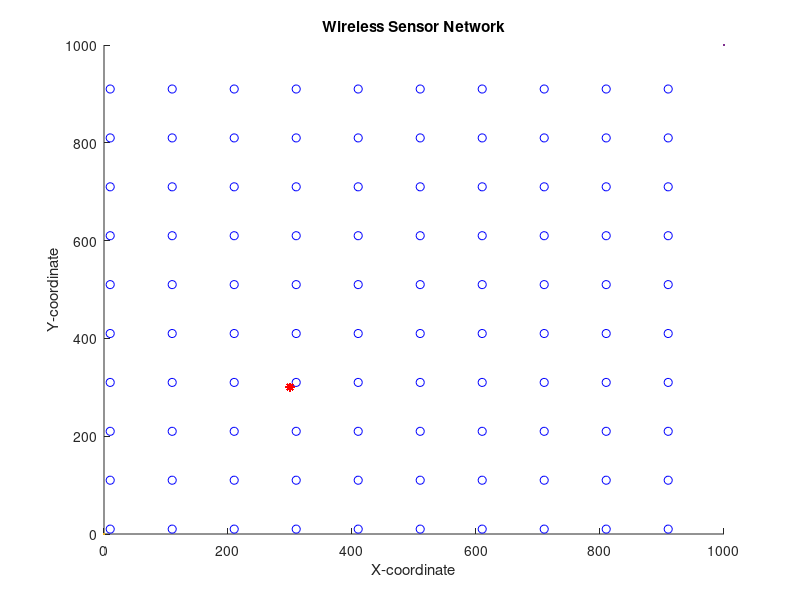

Here is the MATLAB script that generated this plot: (Note: this script raises an error after producing the figure.)
%Rishabh Barnwal%
%2020A7PS1677P%
%2023%
close all;
clear;
clc;
%%%%%%%%%%%%%%%%%%%% Network Establishment Parameters %%%%%%%%%%%%%%%%%%%%
%%% plot of Operation %%%
% Field Dimensions in meters %
% Define the grid size
x_max = 1000;
y_max = 1000;
x_min = 10;
y_min = 10;
step = 100;

% Generate the grid
x_cord = x_min:step:(x_min + (x_max - 1) * step);
y_cord = y_min:step:(y_min + (y_max - 1) * step);

x = 0; % added for better display results of the plot
y = 0; % added for better display results of the plot
% Number of Nodes in the field %
n = 100;
% Number of Dead Nodes in the beggining %
dead_nodes = 0;
% Coordinates of the Sink (location is predetermined in this simulation) %
sinkx = 300;
sinky = 300;
%%% Energy Values %%%
% Initial Energy of a Node (in Joules) %
Eo = 0.1; % units in Joules
% Energy required to run circuity (both for transmitter and receiver) %
Eelec = 50 * 10 ^ (-9); % units in Joules/bit
ETx = 50 * 10 ^ (-9); % units in Joules/bit
ERx = 50 * 10 ^ (-9); % units in Joules/bit
% Transmit Amplifier Types %
Eamp = 10 * 10 ^ (-12); % units in Joules/bit/m^2 (amount of energy spent by the amplifier to transmit the bits)
% Data Aggregation Energy %
EDA = 5 * 10 ^ (-9); % units in Joules/bit
% Size of data package %
k = 4000; % units in bits
% Suggested percentage of cluster head %
p = 0.1; % a 1 percent of the total amount of nodes used in the network is proposed to give good results
% Number of Clusters %
Ci = p * n;
% Round of Operation %
rounds = 0;
% Current Number of operating Nodes %
totalEnergy = n * Eo;
operating_nodes = n;
transmissions = 0;
temp_val = 0;
flagFirstDead = 0;
stop_flag = 0;
%%%%%%%%%%%%%%%%%%%%%%%%%%% End of Parameters %%%%%%%%%%%%%%%%%%%%%%%%%%%%
%%% Creation of the Wireless Sensor Network %%%
% Plotting the WSN %
i = 1;

while (i <= n)

    for j = 1:(x_max / step)

        for k = 1:(y_max / step)
            SN(i).x = x_cord(j); % X-axis coordinates of sensor node
            SN(i).y = y_cord(k); % Y-axis coordinates of sensor node
            i = i + 1;
        end

    end

end

for i = 1:n

    SN(i).id = i; % sensor's ID number
    SN(i).Energy = Eo; % nodes energy levels (initially set to be equal to "Eo"
    SN(i).role = 0; % node acts as normal if the value is '0', if elected as a cluster head it gets the value '1' (initially all nodes are normal)
    SN(i).cluster = 0; % the cluster which a node belongs to
    SN(i).condition = 1; % States the current condition of the node. when the node is operational its value is =1 and when dead =0
    SN(i).rop = 0; % number of rounds node was operational
    SN(i).rleft = 0; % rounds left for node to become available for Cluster Head election
    SN(i).dtch = 0; % nodes distance from the cluster head of the cluster in which he belongs
    SN(i).dts = sqrt((sinkx - SN(i).x) ^ 2 + (sinky - SN(i).y) ^ 2); % nodes distance from the sink
    SN(i).tel = 0; % states how many times the node was elected as a Cluster Head
    SN(i).rn = 0; % round node got elected as cluster head
    SN(i).chid = 0; % node ID of the cluster head which the "i" normal node belongs to
    SN(i).prob = p; % probability with which a node gets to be cluster head

    hold on;
    figure(1)
    plot(x, y, x_max, y_max, SN(i).x, SN(i).y, 'ob', sinkx, sinky, '*r');
    title 'Wireless Sensor Network';
    xlabel 'X-coordinate';
    ylabel 'Y-coordinate';

end

CHeads = 0;
CH_list = [];
firstRound = 1;
totalData = 0;
networkStatus = 1;
rad = 200;

fid = fopen('node_degree.txt', 'w');
fclose(fid);

fid = fopen('hops.txt', 'w');
fclose(fid);

fid = fopen('proximity.txt', 'w');
fclose(fid);

fid = fopen('debug.txt', 'w');
fclose(fid);

fid = fopen('diameter.txt', 'w');
fclose(fid);

%%%%%% Set-Up Phase %%%%%%
while (operating_nodes > 0 && stop_flag == 0)

    % Displays Current Round %
    rounds = rounds + 1
    remainingEnergy(rounds) = totalEnergy;

    fid = fopen('debug.txt', 'w');
    fprintf(fid, 'Operating Nodes = %d', operating_nodes);
    fclose(fid);

    % Reseting Previous Amount Of Energy Consumed In the Network on the Previous Round %
    energy = 0;

    % New list of nodes is sorted on basis of energy %
    SN = sortNodes_energy(SN, n);

    % Cluster Heads Election %
    [SN, CH_list, CHeads, firstRound] = maxE_minD_selection_new(SN, n, Ci, Eo, CH_list, CHeads, firstRound, operating_nodes);

    if (CHeads ~= 0)
        % Fixing the size of "CL" array %
        CH_list = CH_list(1:CHeads);
        CH_list = arrayfun(@(x) setfield(x, 'degree', 0), CH_list);

        % Grouping the Nodes into Clusters & caclulating the distance between node and cluster head %
        for i = 1:n

            if ((SN(i).role == 0) && (SN(i).Energy > 0)) % if node is normal

                for m = 1:CHeads
                    d(m) = sqrt((CH_list(m).x - SN(i).x) ^ 2 + (CH_list(m).y - SN(i).y) ^ 2);
                    % we calculate the distance 'd' between the sensor node that is
                    % transmitting and the cluster head that is receiving with the following equation+
                    % d=sqrt((x2-x1)^2 + (y2-y1)^2) where x2 and y2 the coordinates of
                    % the cluster head and x1 and y1 the coordinates of the transmitting node
                end

                d = d(1:CHeads); % fixing the size of "d" array
                [M, I] = min(d(:)); % finds the minimum distance of node to CH
                [Row, Col] = ind2sub(size(d), I); % displays the Cluster Number in which this node belongs too
                SN(i).cluster = Col; % assigns node to the cluster
                SN(i).dtch = d(Col); % assigns the distance of node to CH
                SN(i).chid = CH_list(Col).id;
                CH_list(Col).degree = CH_list(Col).degree + 1;
            end

        end

        % printing the degree of each CH %
        fid = fopen('node_degree.txt', 'a');
        fprintf(fid, '\nRound %d\n', rounds);

        for i = 1:CHeads

            if CH_list(i).degree < operating_nodes * 0.03
                fprintf(fid, 'Degree of CH(%d) = %d (node degree below threshold)\n', i, CH_list(i).degree);
            else
                fprintf(fid, 'Degree of CH(%d) = %d\n', i, CH_list(i).degree);
            end

        end
        fclose(fid);

        % calculating HOPS and Proximity %
        CH_list = CH_list_with_HOPS(CH_list, CHeads, rad, rounds);
        Network_Longest_Shortest_Path = calculating_lsp(CH_list, CHeads);

        fid = fopen('diameter.txt', 'a');
        fprintf(fid, '\nRound = %d, C-Heads = %d, Diamter = %d\n\n', rounds, CHeads, Network_Longest_Shortest_Path);
        fclose(fid);

        %%%%%% Steady-State Phase %%%%%%
        % Energy Dissipation for normal nodes %

        for i = 1:n

            if (SN(i).condition == 1) && (SN(i).role == 0)

                if SN(i).Energy > 0
                    ETx = Eelec * k + Eamp * k * SN(i).dtch ^ 2;
                    SN(i).Energy = SN(i).Energy - ETx;
                    energy = energy + ETx;
                    totalEnergy = totalEnergy - ETx;
                    totalData = totalData + k;

                    % Dissipation for cluster head during reception
                    if SN(SN(i).chid).Energy > 0 && SN(SN(i).chid).condition == 1 && SN(SN(i).chid).role == 1
                        ERx = (Eelec + EDA) * k;
                        energy = energy + ERx;
                        totalEnergy = totalEnergy - ERx;
                        SN(SN(i).chid).Energy = SN(SN(i).chid).Energy - ERx;

                        if SN(SN(i).chid).Energy <= 0 % if cluster heads energy depletes with reception
                            SN(SN(i).chid).condition = 0;
                            SN(SN(i).chid).rop = rounds;
                            dead_nodes = dead_nodes + 1;
                            operating_nodes = operating_nodes - 1
                        end

                    end

                end

                if SN(i).Energy <= 0 % if nodes energy depletes with transmission
                    dead_nodes = dead_nodes + 1;
                    operating_nodes = operating_nodes - 1
                    SN(i).condition = 0;
                    SN(i).chid = 0;
                    SN(i).rop = rounds;
                end

            end

        end

        % Energy Dissipation for cluster head nodes %

        for i = 1:n

            if (SN(i).condition == 1) && (SN(i).role == 1)

                if SN(i).Energy > 0
                    ETx = (Eelec + EDA) * k + Eamp * k * SN(i).dts ^ 2;
                    SN(i).Energy = SN(i).Energy - ETx;
                    energy = energy + ETx;
                    totalEnergy = totalEnergy - ETx;
                end

                if SN(i).Energy <= 0 % if cluster heads energy depletes with transmission
                    dead_nodes = dead_nodes + 1;
                    operating_nodes = operating_nodes - 1
                    SN(i).condition = 0;
                    SN(i).rop = rounds;
                end

            end

        end

    end

    % Obtaining network status %
    if operating_nodes < n && temp_val == 0
        temp_val = 1;
        flagFirstDead = rounds
        networkLiveData(networkStatus) = rounds;
        networkStatus = networkStatus + 1;
    end

    if operating_nodes <= n * 0.5 && temp_val == 1
        temp_val = 2;
        networkLiveData(networkStatus) = rounds;
        networkStatus = networkStatus + 1;
    end

    transmissions = transmissions + 1;

    if CHeads == 0 || operating_nodes < 3
        transmissions = transmissions - 1;
        stop_flag = 1;
        networkLiveData(networkStatus) = rounds;
    end

    opNodes(rounds) = operating_nodes;
    dNodes(rounds) = dead_nodes;
    cNodes(rounds) = CHeads;
    threshData(rounds) = totalData;

    if energy > 0
        nrg(transmissions) = energy;
    end

end

% Plotting Simulation Results "Operating Nodes per Round" %
figure(2)
plot(1:rounds, opNodes(1:rounds), '-b', 'Linewidth', 2);
title ({'LEACH RB DEGREE'; 'Operating Nodes per Round'; })
xlabel 'Rounds';
ylabel 'Operational Nodes';
hold on;

figure(3)
plot(1:rounds, dNodes(1:rounds), '-b', 'Linewidth', 2);
title ({'LEACH RB DEGREE'; 'Dead Nodes per Round'; })
xlabel 'Rounds';
ylabel 'Dead Nodes';
hold on;

figure(4)
plot(1:rounds, cNodes(1:rounds), '-b', 'Linewidth', 2);
title ({'LEACH RB DEGREE'; 'Clusters per Round'; })
xlabel 'Rounds';
ylabel 'Clusters';
hold on;

figure(5)
plot(1:rounds, threshData(1:rounds), '-b', 'Linewidth', 2);
title ({'LEACH RB DEGREE'; 'Threshold Data per Round'; })
xlabel 'Rounds';
ylabel 'Threshold Data';
hold on;

figure(6)
plot(1:flagFirstDead, nrg(1:flagFirstDead), '-b', 'Linewidth', 2');
title ({'LEACH RB DEGREE'; 'Energy consumed per Transmission'; })
xlabel 'Transmission';
ylabel 'Energy ( J )';
hold on;

figure(7)
bar(1:networkStatus, networkLiveData(1:networkStatus));
title ({'LEACH RB DEGREE'; 'Network Status vs Rounds'; })
xlabel 'Network Status';
ylabel 'Rounds';
hold on;

figure(8)
plot(1:rounds, remainingEnergy(1:rounds), '-b', 'Linewidth', 2');
title ({'LEACH RB DEGREE'; 'Remaining Energy per Round'; })
xlabel 'Rounds';
ylabel 'Remaining Energy';
hold on;

% sorting nodes based on energy
function S = sortNodes_energy(S, Ni)

    for i = 1:Ni

        S(i).role = 0;

        for j = 1:Ni

            if (S(j).condition == 0)
                break;
            end

            if S(i).Energy > S(j).Energy
                temp = S(i);
                S(i) = S(j);
                S(j) = temp;
            end

        end

    end

end

% using our algorithm to assign cluster heads
function [S, CH_list, CHeads, firstRound] = maxE_minD_selection_new(S, Ni, Ci, Eo, CH_list, CHeads, firstRound, operating_nodes)

    if (firstRound == 1)
        CH_list = [];
        CHeads = 0;

        for k = 1:Ci
            S(k).cluster = 0;
            S(k).role = 0;
            S(k).chid = 0;
            index = -1;
            count = 0;
            minD = 10 ^ 10;
            maxE = -1;

            % selecting cluster heads based on max energy and min distance
            for i = 1:Ni

                if (S(i).role == 1 || S(i).condition == 0)
                    continue;
                end

                distance = 0;

                for j = 1:Ni

                    if (S(j).condition == 0)
                        continue;
                    end

                    if (i ~= j)
                        distance = distance + sqrt((S(i).x - S(j).x) ^ 2 + (S(i).y - S(j).y) ^ 2);
                        count = count + 1;
                    end

                end

                if ((distance / count) <= minD && (S(i).Energy >= maxE) && (S(i).Energy >= Eo * 0.2))
                    minD = distance;
                    maxE = S(i).Energy;
                    index = i;
                end

            end

            if (index ~= -1)
                S(index).role = 1; % 1 = cluster head
                S(index).tel = S(index).tel + 1; % total number of times it became cluster head
                CHeads = CHeads + 1;
                S(index).cluster = CHeads; % cluster number this node belongs to
                CH_list(CHeads).id = S(index).id;
                CH_list(CHeads).x = S(index).x;
                CH_list(CHeads).y = S(index).y;
                CH_list(CHeads).dts = S(index).dts;
            end

        end

        firstRound
        firstRound = firstRound + 1;

    else
        temp_CH_list = [];
        temp_CHeads = 0;

        for k = 1:CHeads

            if (S(CH_list(k).id).Energy < Eo * 0.2 || CH_list(k).degree < operating_nodes * 0.03)

                S(CH_list(k).id).role = 0;
                index = -1;
                count = 0;
                minD = 10 ^ 10;
                maxE = -1;

                for i = 1:Ni

                    if (S(i).role == 1 || S(i).condition == 0 || CH_list(k).id == i)
                        continue;
                    end

                    distance = 0;

                    for j = 1:Ni

                        if (S(j).condition == 0)
                            continue;
                        end

                        if (i ~= j)
                            distance = distance + sqrt((S(i).x - S(j).x) ^ 2 + (S(i).y - S(j).y) ^ 2);
                            count = count + 1;
                        end

                    end

                    if ((distance / count) <= minD && (S(i).Energy >= maxE) && (S(i).Energy >= Eo * 0.2))
                        minD = distance;
                        maxE = S(i).Energy;
                        index = i;
                    end

                end

                if (index ~= -1)
                    S(index).role = 1; % 1 = cluster head
                    S(index).tel = S(index).tel + 1; % total number of times it became cluster head
                    S(index).cluster = k; % cluster number this node belongs to
                    CH_list(k).id = S(index).id;
                    CH_list(k).x = S(index).x;
                    CH_list(k).y = S(index).y;
                    CH_list(k).dts = S(index).dts;

                    temp_CHeads = temp_CHeads + 1;
                    temp_CH_list(temp_CHeads).id = CH_list(k).id;
                    temp_CH_list(temp_CHeads).x = CH_list(k).x;
                    temp_CH_list(temp_CHeads).y = CH_list(k).y;
                    temp_CH_list(temp_CHeads).dts = CH_list(k).dts;
                end

            else
                temp_CHeads = temp_CHeads + 1;
                temp_CH_list(temp_CHeads).id = CH_list(k).id;
                temp_CH_list(temp_CHeads).x = CH_list(k).x;
                temp_CH_list(temp_CHeads).y = CH_list(k).y;
                temp_CH_list(temp_CHeads).dts = CH_list(k).dts;
            end

        end

        CH_list = temp_CH_list;
        CHeads = temp_CHeads;
    end

end

% sorting nodes based on proximity
function proximity_list = sortNodes_dts(CH_list, proximity_list)

    if length(proximity_list) == 1
        return;
    end

    for i = 1:length(proximity_list)

        if proximity_list(i) == 0
            continue;
        end

        for j = 1:length(proximity_list)

            if proximity_list(j) == 0
                continue;
            end

            if CH_list(proximity_list(i)).dts > CH_list(proximity_list(j)).dts
                temp = proximity_list(i);
                proximity_list(i) = proximity_list(j);
                proximity_list(j) = temp;
            end

        end

    end

end

% index finding function
function bool = is_found(proximity, index)

    bool = 0;

    for i = 1:length(proximity)

        if (proximity(i) == index)
            bool = 1;
            break;
        end

    end

end

% function to calculate proximity for CHs
function CH_list = CH_list_with_proximity(CH_list, CHeads, rad, rounds)

    CH_list = arrayfun(@(x) setfield(x, 'proximity', []), CH_list);

    % assinging the index of sink as 0 to the proximity list of each CH if it is within the communication range
    for i = 1:CHeads

        if (CH_list(i).dts <= rad)
            CH_list(i).proximity = [CH_list(i).proximity, 0];
        end

    end

    % assinging the index of CHs as their proximity list if they are within the communication range
    for i = 1:CHeads

        for j = 1:CHeads

            if (i ~= j)

                if (sqrt((CH_list(i).x - CH_list(j).x) ^ 2 + (CH_list(i).y - CH_list(j).y) ^ 2) <= rad)
                    CH_list(i).proximity = [CH_list(i).proximity, j];
                end

            end

        end

    end

    for i = 1:CHeads
        CH_list(i).proximity = sortNodes_dts(CH_list, CH_list(i).proximity);
    end

    % printing proximity of each CH %
    fid = fopen('proximity.txt', 'a');
    fprintf(fid, '\nRound %d\n', rounds);

    for i = 1:CHeads
        fprintf(fid, 'Proximity of CH(%d) = [', i);

        for j = 1:length(CH_list(i).proximity)
            fprintf(fid, '%d, ', CH_list(i).proximity(j));
        end

        fprintf(fid, ']\n');
    end

    fclose(fid);

end

% function to calculate the number of hops for each CH
function [hops, indices] = calculate_hops(CH_list, index, indices, hops, rounds)

    if (length(CH_list(index).proximity) ~= 0 && CH_list(index).proximity(1) == 0)
        hops = 1;
    else
        nextIndex = 0;

        for i = 1:length(CH_list(index).proximity)

            for j = 1:length(indices)

                if CH_list(index).proximity(i) == indices(j)
                    nextIndex = 0;
                    break;
                else
                    nextIndex = CH_list(index).proximity(i);
                end

            end

            if nextIndex ~= 0
                break;
            end

        end

        if (nextIndex == 0)

        else

            indices = [indices, nextIndex];
            [hops, indices] = calculate_hops(CH_list, nextIndex, indices, hops, rounds);
            hops = hops + 1;
        end

    end

end

% driver function to calculate the number of hops for each CH
function CH_list = CH_list_with_HOPS(CH_list, CHeads, rad, rounds)

    CH_list = CH_list_with_proximity(CH_list, CHeads, rad, rounds);
    CH_list = arrayfun(@(x) setfield(x, 'hops', 0), CH_list);

    fid = fopen('hops.txt', 'a');
    fprintf(fid, '\nRound %d\n', rounds);
    totalHops = 0;

    % calculating the hops of each CH from the sink
    for i = 1:CHeads

        % if the CH is directly within the communication range of the sink
        if (is_found(CH_list(i).proximity, 0) == 1)
            CH_list(i).hops = 1;
            CH_list(i).lsp_path = [0];

        else
            indices = [];
            indices = [indices, i];
            hops = 0;
            [hops, indices] = calculate_hops(CH_list, i, indices, hops, rounds);

            CH_list(i).hops = hops;
            CH_list(i).lsp_path = indices;
        end

        fprintf(fid, 'Hops of CH(%d) = %d\n', i, CH_list(i).hops);
        totalHops = totalHops + CH_list(i).hops;

    end

    fprintf(fid, 'ABPL = %f\n', totalHops / (CHeads * (CHeads + 1) / 2));
    fclose(fid);

end

% calculating the Longest Shortest Path for each CH
function lsp = calculating_lsp(CH_list, CHeads)
    lsp = -1;

    for i = 1:CHeads
        CH_list(i).lsp = 0;

        if CH_list(i).lsp_path(1) == 0
            CH_list(i).lsp = CH_list(i).dts;
        else

            for j = 1:length(CH_list(i).lsp_path)

                if CH_list(i).lsp_path(j) == 0
                    continue;
                else
                    CH_list(i).lsp = CH_list(i).lsp + (sqrt((CH_list(i).x - CH_list(CH_list(i).lsp_path(j)).x) ^ 2 + (CH_list(i).y - CH_list(CH_list(i).lsp_path(j)).y) ^ 2));

                end

            end

        end

    end

    for i = 1:CHeads
        lsp = max(lsp, CH_list(i).lsp);
    end

end
